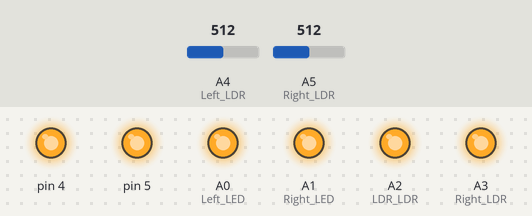
The sketch below on a simulated Arduino Uno, built with avr-gcc and run on an emulated ATmega328P. On the bench: output pins drawn as LEDs (lit = HIGH). The inputs (shaded band) are chosen by the test bench; at power-on: A4 (Left_LDR) = 512, A5 (Right_LDR) = 512. What the sketch prints to the serial monitor is not drawn.

Above: at 1.2 s.
1.3 s: A4 (Left_LDR) set to 883
2.8 s: A4 (Left_LDR) set to 912
At 3.4 s:
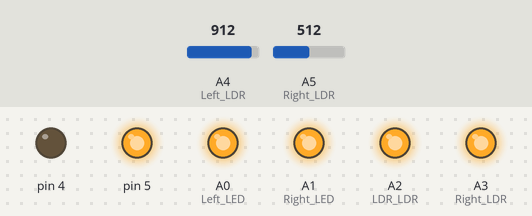
4.3 s: A4 (Left_LDR) set to 900
At 5.5 s:
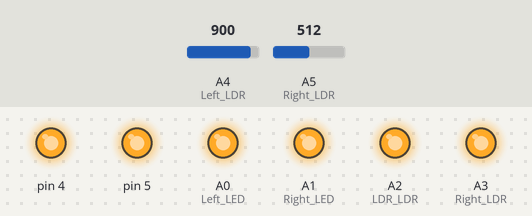
5.8 s: A5 (Right_LDR) set to 889
7.3 s: A5 (Right_LDR) set to 915
At 8.1 s:
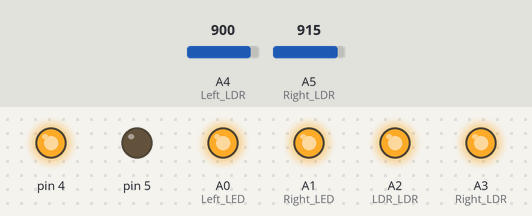
8.8 s: A5 (Right_LDR) set to 900
At 9.1 s:
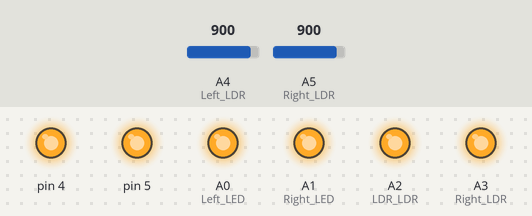
Timing chart, 0 to 11.3 s (numbered marks = the images above; inputs shaded):
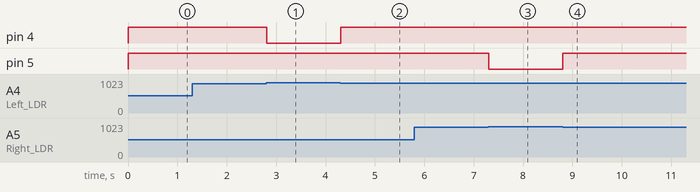

Measured:
- the behaviour switches between 900 and 901 on A4 (Left_LDR) (found by bisection; images 0 and 1)
- the behaviour switches between 900 and 901 on A5 (Right_LDR) (found by bisection; images 2 and 3)
- after the input at 2.8 s, pin 4: HIGH → LOW at once
- after the input at 4.3 s, pin 4: LOW → HIGH at once
- after the input at 7.3 s, pin 5: HIGH → LOW at once
- after the input at 8.8 s, pin 5: LOW → HIGH at once

The sketch:

Line_follower_normalcheck.ino
```cpp
//Powered by dexter
int irleft;
int irright;
void setup()
{
  // put your setup code here, to run once:
pinMode(A0,OUTPUT);// Left LED
pinMode(A1,OUTPUT);// Right LED
pinMode(A2,OUTPUT);// LDR LDR
pinMode(A3,OUTPUT);//Right LDR
pinMode(A4,INPUT);// Left LDR
pinMode(A5,INPUT);//Right LDR
pinMode(5,OUTPUT);
pinMode(4,OUTPUT);
analogWrite(A0,225);
analogWrite(A1,225);
analogWrite(A2,225);
analogWrite(A3,225);
Serial.begin(9600);
}
void loop()
{
 digitalWrite(4,HIGH);
  digitalWrite(5,HIGH);
  // put your main code here, to run repeatedly:
irright= analogRead(A4);
irleft= analogRead(A5);

if(irright>900)
{
Serial.println("r");
right();
}

else if (irleft>900)
{
Serial.println("l");
left();
}
else
{
Serial.println("s");

}

}

void right()
{Serial.println("r");
irright= analogRead(A4);
irleft= analogRead(A5);
digitalWrite(4,LOW);
if(irright>900)
{
right();
}
else
{
  Serial.println("s");
loop();
}
}

void left()
{Serial.println("l");
irright= analogRead(A4);
irleft= analogRead(A5);
digitalWrite(5,LOW);
if(irleft>900)
{
left();
}
else{
  Serial.println("s");
loop();
}
}
```
